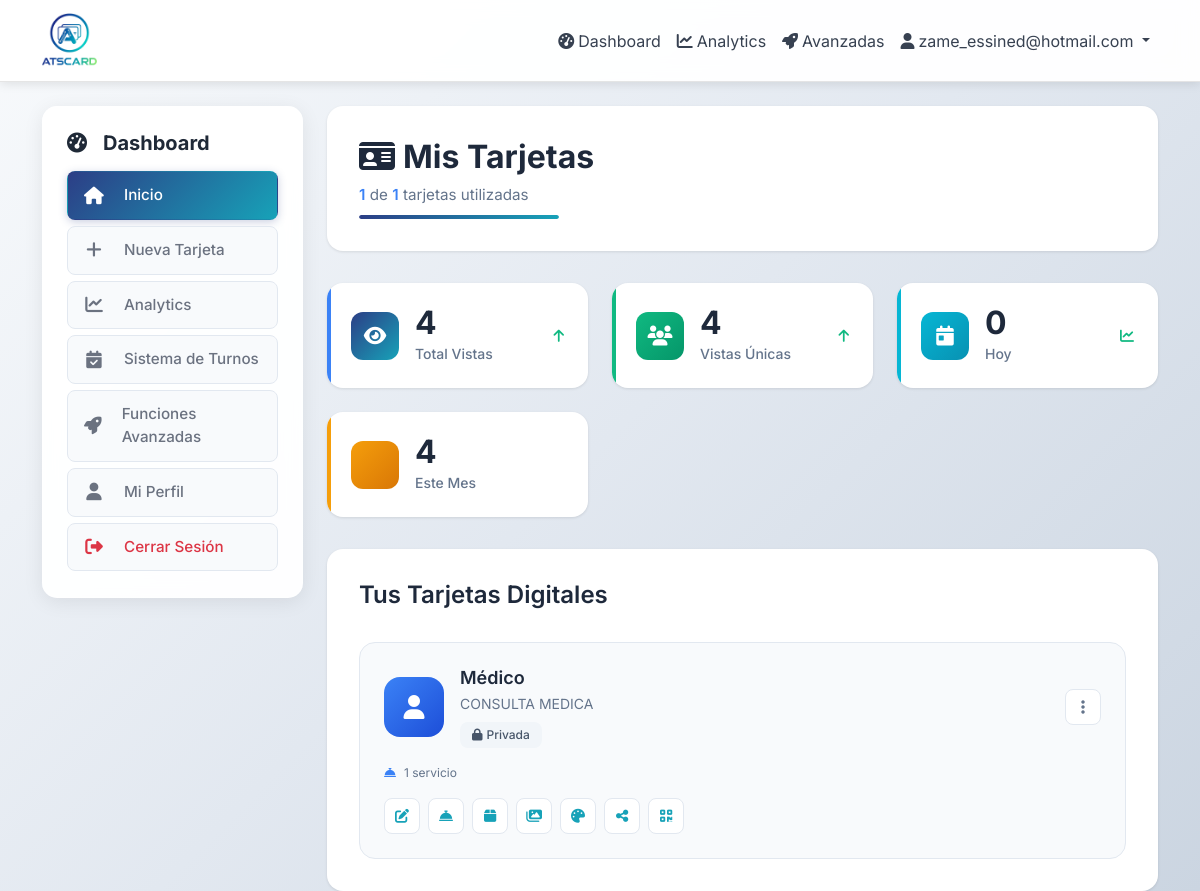
The page /dashboard/ (signed in) on the database as committed earlier.
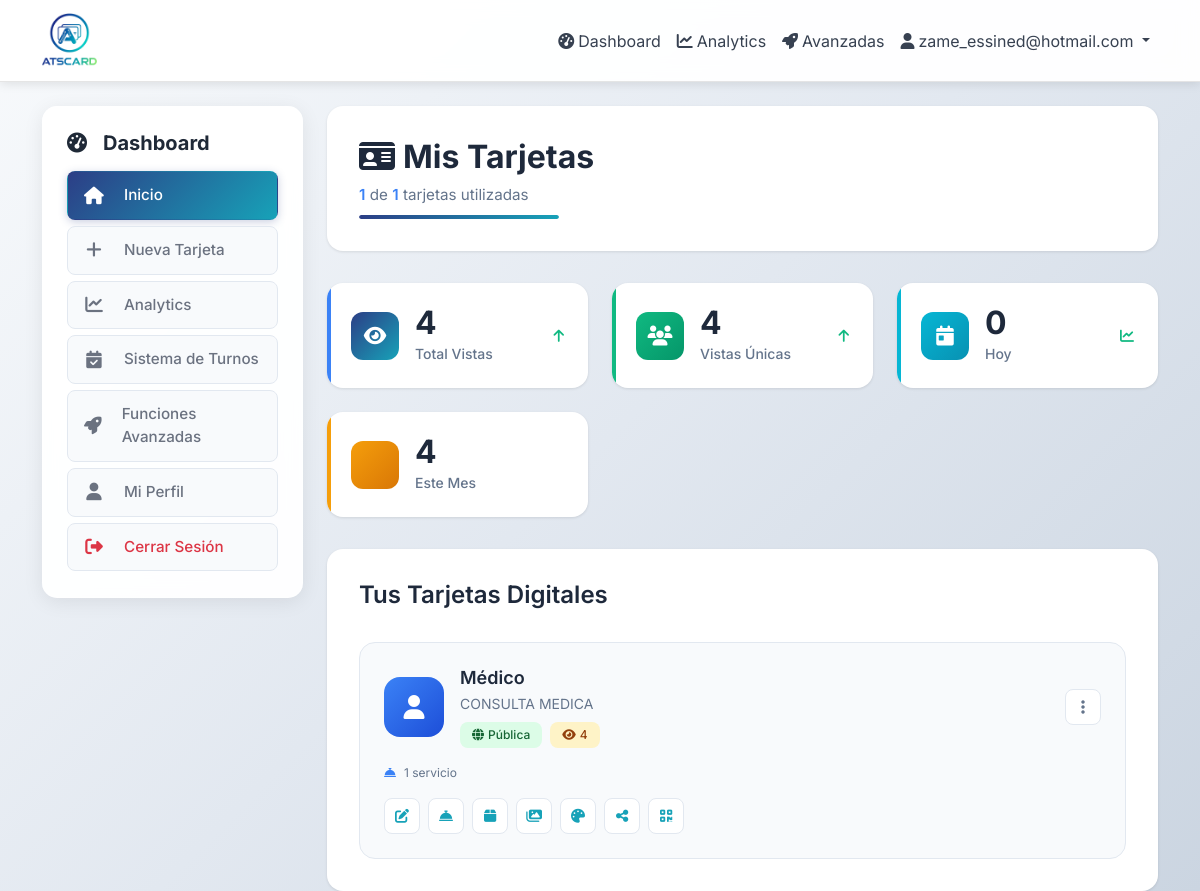
The same page on the database as committed later.
### app/models.py (models this page shows, shortened)
class User(UserMixin, db.Model):
    id = db.Column(db.Integer, primary_key=True)
    email = db.Column(db.String(120), unique=True, nullable=False, index=True)
    password_hash = db.Column(db.String(255), nullable=False)
    role = db.Column(Enum('admin', 'user', name='user_roles'), default='user', nullable=False)
    is_active = db.Column(db.Boolean, default=True, nullable=False)
    is_approved = db.Column(db.Boolean, default=False)
    approved_at = db.Column(db.DateTime)
    approved_by_id = db.Column(db.Integer)
    is_suspended = db.Column(db.Boolean, default=False)
    suspension_reason = db.Column(db.String(500))
    suspended_at = db.Column(db.DateTime)
    suspended_by_id = db.Column(db.Integer)
    max_cards = db.Column(db.Integer, default=1, nullable=False)
    last_login = db.Column(db.DateTime)
    total_views = db.Column(db.Integer, default=0)
    email_verified = db.Column(db.Boolean, default=False)
    email_verified_at = db.Column(db.DateTime)
    reset_token = db.Column(db.String(255))
    reset_token_expires = db.Column(db.DateTime)
    created_at = db.Column(db.DateTime, default=now_utc_for_db)
    updated_at = db.Column(db.DateTime, default=now_utc_for_db, onupdate=now_utc_for_db)
    cards = db.relationship('Card', backref='owner', lazy='dynamic', cascade='all, delete-orphan')
    appointment_system = db.relationship('AppointmentSystem', backref='owner', uselist=False, cascade='all, delete-orphan')
    def is_admin(self):
        return self.role == 'admin'

class Card(db.Model):
    id = db.Column(db.Integer, primary_key=True)
    owner_id = db.Column(db.Integer, db.ForeignKey('user.id'), nullable=False)
    slug = db.Column(db.String(100), unique=True, nullable=False, index=True)
    title = db.Column(db.String(200))  # e.g., "Lourdes Arellano - Salón & Spa"
    name = db.Column(db.String(100), nullable=False)
    job_title = db.Column(db.String(200))
    company = db.Column(db.String(200))
    phone = db.Column(db.String(20))
    email_public = db.Column(db.String(120))
    website = db.Column(db.String(255))
    location = db.Column(db.String(255))
    bio = db.Column(db.Text)
    theme_id = db.Column(db.Integer, db.ForeignKey('theme.id'), nullable=False)
    is_public = db.Column(db.Boolean, default=True, nullable=False)
    published_at = db.Column(db.DateTime)
    avatar_path = db.Column(db.String(255))  # Legacy - kept for backward compatibility
    avatar_square_path = db.Column(db.String(255))  # Square version for circle/rounded/square
    avatar_rect_path = db.Column(db.String(255))   # Rectangular version for rectangle shape
    created_at = db.Column(db.DateTime, default=now_utc_for_db)
    updated_at = db.Column(db.DateTime, default=now_utc_for_db, onupdate=now_utc_for_db)
    instagram = db.Column(db.String(255))
    whatsapp_country = db.Column(db.String(10))  # Country code for WhatsApp (e.g., '+34')
    whatsapp = db.Column(db.String(20))  # Phone number without country code
    custom_layout = db.Column(db.Text)  # Store custom layout JSON from visual editor
    facebook = db.Column(db.String(255))
    linkedin = db.Column(db.String(255))
    twitter = db.Column(db.String(255))
    youtube = db.Column(db.String(255))
    tiktok = db.Column(db.String(255))
    telegram = db.Column(db.String(255))
    snapchat = db.Column(db.String(255))
    pinterest = db.Column(db.String(255))
    github = db.Column(db.String(255))
    behance = db.Column(db.String(255))
    dribbble = db.Column(db.String(255))
    primary_social_networks = db.Column(db.Text)
    services = db.relationship('Service', backref='card', lazy='dynamic', cascade='all, delete-orphan')
    products = db.relationship('Product', backref='card', lazy='dynamic', cascade='all, delete-orphan')
    gallery_items = db.relationship('GalleryItem', backref='card', lazy='dynamic', cascade='all, delete-orphan')
    def get_public_url(self):
        return f"/c/{self.slug}"
    def get_total_views(self):
        return self.views.count()
    def get_unique_views(self):
        from sqlalchemy import func
        return db.session.query(func.count(func.distinct(CardView.ip_address))).filter_by(card_id=self.id).scalar() or 0
    def get_views_today(self):
        start_utc, end_utc = get_date_range_utc(days=1)
        return self.views.filter(
            CardView.viewed_at >= start_utc,
            CardView.viewed_at <= end_utc
        ).count()
    def get_views_this_month(self):
        start_utc, end_utc = get_month_range_utc()
        return self.views.filter(
            CardView.viewed_at >= start_utc,
            CardView.viewed_at <= end_utc
        ).count()

### app/dashboard/routes.py (the view)
@bp.route('/')
@login_required
def index():
    cards = current_user.cards.all()
    total_views = sum(card.get_total_views() for card in cards)
    total_unique_views = sum(card.get_unique_views() for card in cards)
    total_views_today = sum(card.get_views_today() for card in cards)
    total_views_this_month = sum(card.get_views_this_month() for card in cards)
    stats = {
        'total_views': total_views,
        'unique_views': total_unique_views,
        'views_today': total_views_today,
        'views_this_month': total_views_this_month,
        'total_cards': len(cards),
        'public_cards': len([c for c in cards if c.is_public])
    }
    user_agent = request.headers.get('User-Agent', '').lower()
    is_mobile = any(keyword in user_agent for keyword in [
        'mobile', 'android', 'iphone', 'ipad', 'ipod', 'blackberry', 'windows phone'
    ])
    if is_mobile:
        return render_template('dashboard/index_pwa.html', cards=cards, stats=stats)
    else:
        return render_template('dashboard/index.html', cards=cards, stats=stats)

### app/templates/dashboard/index.html (shortened to what this page needs)
{% extends "base.html" %}
{% block content %}
<div class="row">
    <div class="col-md-3">
        {% include 'dashboard/_sidebar.html' %}
    </div>
    <div class="col-md-9">
        <div class="dashboard-header">
            <div class="header-content">
                <div class="header-left">
                    <h1 class="dashboard-title">
                        <i class="fas fa-id-card me-2"></i>Mis Tarjetas
                    </h1>
                    <div class="dashboard-subtitle">
                        <span class="card-count">{{ cards|length }}</span> de <span class="card-limit">{{ current_user.max_cards }}</span> tarjetas utilizadas
                        <div class="progress-bar-container">
                            <div class="progress-bar" style="width: {{ (cards|length / current_user.max_cards * 100) }}%"></div>
                        </div>
                    </div>
                </div>
            </div>
        </div>
        {% if cards and stats %}
        <div class="stats-grid">
            <div class="stat-card stat-primary">
                <div class="stat-icon">
                    <i class="fas fa-eye"></i>
                </div>
                <div class="stat-content">
                    <div class="stat-number">{{ stats.total_views }}</div>
                    <div class="stat-label">Total Vistas</div>
                </div>
                <div class="stat-trend">
                    <i class="fas fa-arrow-up"></i>
                </div>
            </div>
            <div class="stat-card stat-success">
                <div class="stat-icon">
                    <i class="fas fa-users"></i>
                </div>
                <div class="stat-content">
                    <div class="stat-number">{{ stats.unique_views }}</div>
                    <div class="stat-label">Vistas Únicas</div>
                </div>
                <div class="stat-trend">
                    <i class="fas fa-arrow-up"></i>
                </div>
            </div>
            <div class="stat-card stat-info">
                <div class="stat-icon">
                    <i class="fas fa-calendar-day"></i>
                </div>
                <div class="stat-content">
                    <div class="stat-number">{{ stats.views_today }}</div>
                    <div class="stat-label">Hoy</div>
                </div>
                <div class="stat-trend">
                    <i class="fas fa-chart-line"></i>
                </div>
            </div>
            <div class="stat-card stat-warning">
                <div class="stat-icon">
                </div>
                <div class="stat-content">
                    <div class="stat-number">{{ stats.views_this_month }}</div>
                    <div class="stat-label">Este Mes</div>
                </div>
            </div>
        </div>
        {% endif %}
        {% if cards %}
        <div class="cards-section">
            <h2 class="section-title">Tus Tarjetas Digitales</h2>
            <div class="cards-grid">
                {% for card in cards %}
                <div class="card-item">
                    <div class="card-header">
                        <div class="card-avatar">
                            {% if card.avatar_path %}
                                <img src="{{ url_for('static', filename='uploads/' + card.avatar_path) }}" alt="{{ card.name }}">
                            {% else %}
                                <div class="avatar-placeholder">
                                    <i class="fas fa-user"></i>
                                </div>
                            {% endif %}
                        </div>
                        <div class="card-info">
                            <h3 class="card-name">{{ card.title or card.name }}</h3>
                            {% if card.company %}
                                <div class="card-company">{{ card.company }}</div>
                            {% endif %}
                            <div class="card-status">
                                {% if card.is_public %}
                                    <span class="status-badge status-active">
                                        <i class="fas fa-globe"></i> Pública
                                    </span>
                                {% else %}
                                    <span class="status-badge status-draft">
                                        <i class="fas fa-lock"></i> Privada
                                    </span>
                                {% endif %}
                                {% if card.is_public and card.get_total_views() > 0 %}
                                    <span class="views-badge">
                                        <i class="fas fa-eye"></i> {{ card.get_total_views() }}
                                    </span>
                                {% endif %}
                            </div>
                        </div>
                        <div class="card-actions">
                            <div class="dropdown">
                                <button class="action-btn" data-bs-toggle="dropdown">
                                    <i class="fas fa-ellipsis-v"></i>
                                </button>
                            </div>
                        </div>
                    </div>
                    <div class="card-stats">
                        {% if card.services.count() > 0 %}
                            <div class="stat-item">
                                <i class="fas fa-concierge-bell"></i>
                                {{ card.services.count() }} servicio{{ 's' if card.services.count() > 1 }}
                            </div>
                        {% endif %}
                    </div>
                    <div class="card-quick-actions">
                        <a href="{{ url_for('dashboard.edit_card', id=card.id) }}" class="quick-btn quick-edit">
                            <i class="fas fa-edit"></i>
                        </a>
                        <a href="{{ url_for('dashboard.card_services', id=card.id) }}" class="quick-btn quick-services">
                            <i class="fas fa-concierge-bell"></i>
                        </a>
                        <a href="{{ url_for('dashboard.card_products', id=card.id) }}" class="quick-btn quick-products">
                            <i class="fas fa-box"></i>
                        </a>
                        <a href="{{ url_for('dashboard.card_gallery', id=card.id) }}" class="quick-btn quick-gallery">
                            <i class="fas fa-images"></i>
                        </a>
                        <a href="{{ url_for('dashboard.card_theme', id=card.id) }}" class="quick-btn quick-theme">
                            <i class="fas fa-palette"></i>
                        </a>
                        <a href="{{ url_for('dashboard.card_social_networks', id=card.id) }}" class="quick-btn quick-social">
                            <i class="fas fa-share-alt"></i>
                        </a>
                        <a href="{{ url_for('dashboard.card_qr', id=card.id) }}" class="quick-btn quick-qr">
                            <i class="fas fa-qrcode"></i>
                        </a>
                    </div>
                </div>
                {% endfor %}
            </div>
        </div>
        {% endif %}
        </div>
    </div>
</div>
{% endblock %}

### app/templates/base.html (shortened to what this page needs)
<!DOCTYPE html>
<html lang="es">
<head>
    <link href="https://cdn.jsdelivr.net/npm/bootstrap@5.3.0/dist/css/bootstrap.min.css" rel="stylesheet">
    <link href="https://cdnjs.cloudflare.com/ajax/libs/font-awesome/6.4.0/css/all.min.css" rel="stylesheet">
</head>
<body>
    <nav class="navbar navbar-expand-lg navbar-light mb-4">
        <div class="container">
            <a class="navbar-brand d-flex align-items-center" href="{{ url_for('index') }}">
                <img src="{{ url_for('static', filename='logo/logoNB.png') }}" alt="ATScard" class="navbar-logo me-2">
            </a>
            <div class="collapse navbar-collapse" id="navbarNav">
                <ul class="navbar-nav ms-auto">
                    {% if current_user.is_authenticated %}
                        <li class="nav-item">
                            <a class="nav-link" href="{{ url_for('dashboard.index') }}">
                                <i class="fas fa-tachometer-alt me-1"></i>Dashboard
                            </a>
                        </li>
                        <li class="nav-item">
                            <a class="nav-link" href="{{ url_for('dashboard.analytics') }}">
                                <i class="fas fa-chart-line me-1"></i>Analytics
                            </a>
                        </li>
                        <li class="nav-item">
                            <a class="nav-link" href="{{ url_for('dashboard.advanced_features') }}">
                                <i class="fas fa-rocket me-1"></i>Avanzadas
                            </a>
                        </li>
                        <li class="nav-item dropdown">
                            <a class="nav-link dropdown-toggle" href="#" role="button" data-bs-toggle="dropdown">
                                <i class="fas fa-user me-1"></i>{{ current_user.email }}
                            </a>
                        </li>
                    {% endif %}
                </ul>
            </div>
        </div>
    </nav>
    <div class="container">
        {% block content %}{% endblock %}
</body>
</html>

Rows that differ between the two databases and show on the page:
changed Card "Médico": get_total_views (not shown) → "4"; is_public "Privada" → "Pública"
